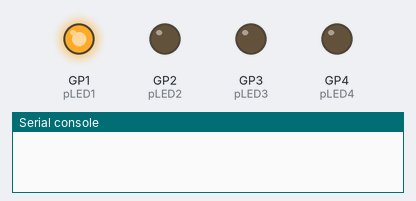
This program was run on a simulated Raspberry Pi Pico running MicroPython. On the bench: output pins drawn as LEDs (lit = HIGH), the last lines printed to the serial console.

Above: at 0.1 s.
At 0.9 s:
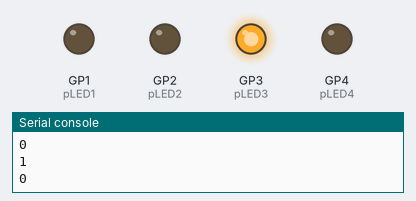
At 1.3 s:
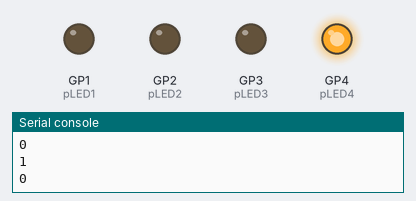
At 2.1 s:
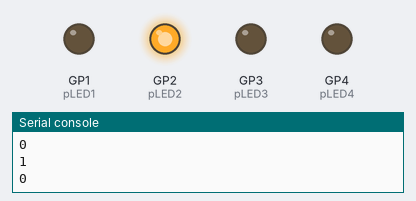
At 3.5 s:
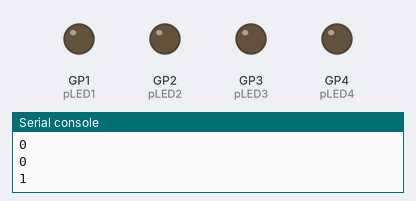
Timing chart, 0 to 3.8 s (numbered marks = the images above):
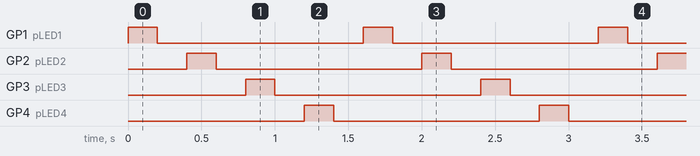

The program:

Programa1.py
```python
from machine import Pin
import time

pLED1 = Pin(1, Pin.OUT)    # create output pin on GPIO0
pLED2 = Pin(2, Pin.OUT)
pLED3 = Pin(3, Pin.OUT)
pLED4 = Pin(4, Pin.OUT)
while True:
        pLED1.value(1)
        time.sleep_ms(200)      # sleep for 200 milliseconds
        print(pLED1.value())
        pLED1.value(0)
        time.sleep_ms(200)
        print(pLED1.value())

        pLED2.value(1)
        time.sleep_ms(200)      # sleep for 200 milliseconds
        print(pLED2.value())
        pLED2.value(0)
        time.sleep_ms(200)
        print(pLED2.value())

        pLED3.value(1)
        time.sleep_ms(200)      # sleep for 200 milliseconds
        print(pLED3.value())
        pLED3.value(0)
        time.sleep_ms(200)
        print(pLED3.value())

        pLED4.value(1)
        time.sleep_ms(200)      # sleep for 200 milliseconds
        print(pLED3.value())
        pLED4.value(0)
        time.sleep_ms(200)
        print(pLED1.value())
```

Measured:
- by itself, GP1 (pLED1), GP2 (pLED2), GP3 (pLED3), GP4 (pLED4): alternates HIGH for 0.20 s and LOW for 1.4 s
- by itself, everything shown: repeats every 1.6 s, in 8 steps
